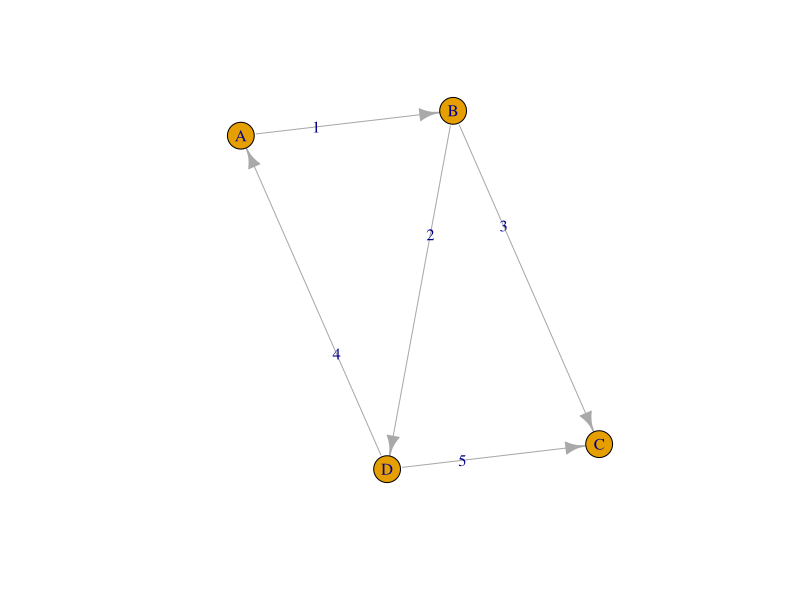

Reproduce this figure in R.
## ---- chunk 1
knitr::opts_chunk$set(echo = TRUE)
## ---- chunk 2
library(igraph)
library(ggplot2)
g = igraph::graph_from_literal( A-+B, B-+D, B-+C, D-+A, D-+C)
plot(g,edge.label = c("1","2","3","4","5"))
## ---- chunk 3
inc_mat = cbind(c(-1,1,0,0),c(0,1,0,-1),c(0,-1,1,0), c(1,0,0,-1), c(0,0,1,-1))
rownames(inc_mat) = c("A","B","C","D")
inc_mat
## ---- chunk 4
L = inc_mat %*% t(inc_mat) 
L
